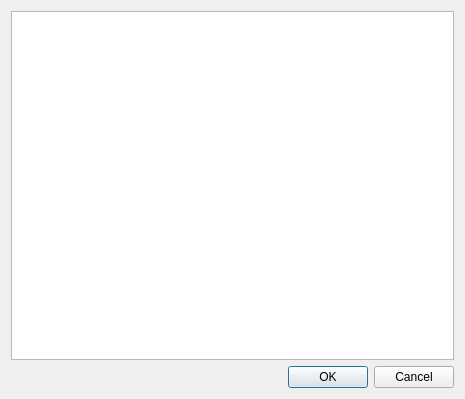
<?xml version="1.0" encoding="UTF-8"?>
<ui version="4.0">
 <class>QgsFieldsMappingDialogBase</class>
 <widget class="QDialog" name="QgsFieldsMappingDialogBase">
  <property name="geometry">
   <rect>
    <x>0</x>
    <y>0</y>
    <width>465</width>
    <height>399</height>
   </rect>
  </property>
  <property name="windowTitle">
   <string>Dialog</string>
  </property>
  <layout class="QVBoxLayout" name="verticalLayout">
   <item>
    <widget class="QTableView" name="fieldsView">
     <property name="selectionMode">
      <enum>QAbstractItemView::SingleSelection</enum>
     </property>
     <property name="selectionBehavior">
      <enum>QAbstractItemView::SelectRows</enum>
     </property>
    </widget>
   </item>
   <item>
    <widget class="QDialogButtonBox" name="buttonBox">
     <property name="orientation">
      <enum>Qt::Horizontal</enum>
     </property>
     <property name="standardButtons">
      <set>QDialogButtonBox::Cancel|QDialogButtonBox::Ok</set>
     </property>
    </widget>
   </item>
  </layout>
 </widget>
 <resources/>
 <connections>
  <connection>
   <sender>buttonBox</sender>
   <signal>accepted()</signal>
   <receiver>QgsFieldsMappingDialogBase</receiver>
   <slot>accept()</slot>
   <hints>
    <hint type="sourcelabel">
     <x>248</x>
     <y>254</y>
    </hint>
    <hint type="destinationlabel">
     <x>157</x>
     <y>274</y>
    </hint>
   </hints>
  </connection>
  <connection>
   <sender>buttonBox</sender>
   <signal>rejected()</signal>
   <receiver>QgsFieldsMappingDialogBase</receiver>
   <slot>reject()</slot>
   <hints>
    <hint type="sourcelabel">
     <x>316</x>
     <y>260</y>
    </hint>
    <hint type="destinationlabel">
     <x>286</x>
     <y>274</y>
    </hint>
   </hints>
  </connection>
 </connections>
</ui>
